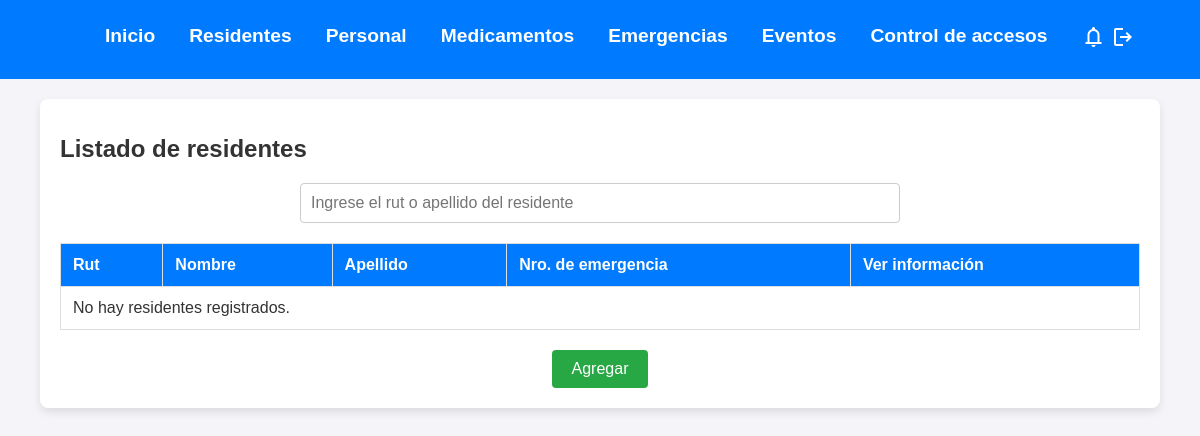
Page /dioxx/listRes/ (signed in) on the earlier database version.
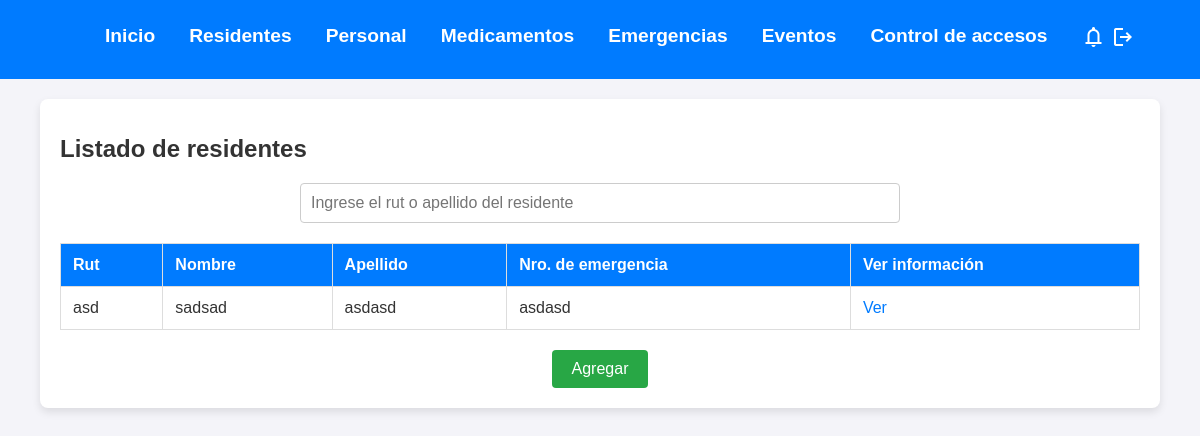
Same page on the later database version.
### dioxx/models.py (models this page shows, shortened)
class residente(models.Model):
    rut = models.CharField(max_length=12, primary_key=True, db_column="rut")
    nombre = models.CharField(max_length=80)
    apellido = models.CharField(max_length=80)
    edad = models.IntegerField()
    contactos = models.CharField(max_length=30)
    nroEmergencia = models.CharField(max_length=20)

### dioxx/views.py (the view)
# urls.py: path("listRes/", views.listRes, name="listRes"),
@login_required
def listRes(request):
    residentes = residente.objects.all()
    context = {
        "residentes": residentes
    }
    return render(request, "pages/residentes/list_res.html", context)

### dioxx/templates/pages/residentes/list_res.html (shortened to what this page needs)
<!DOCTYPE html>
<html lang="en">
  <head>
    {% load static %}
    <link rel="stylesheet" href="{% static './css/styleList.css' %}" />
  </head>
  <body>
    {% include "base/header.html" %}
    <main class="main-content">
      <h1 class="main-title">Listado de residentes</h1>
      <section class="search-section">
        <div class="search-container">
          <input
            type="search"
            name="busc-res"
            placeholder="Ingrese el rut o apellido del residente"
            class="search-input"
          />
        </div>
      </section>
      <section class="table-section">
        <div class="table-container">
          <table class="residents-table">
            <thead>
              <tr>
                <th>Rut</th>
                <th>Nombre</th>
                <th>Apellido</th>
                <th>Nro. de emergencia</th>
                <th>Ver información</th>
              </tr>
            </thead>
            <tbody>
              {% for residente in residentes %}
              <tr>
                <td>{{ residente.rut }}</td>
                <td>{{ residente.nombre }}</td>
                <td>{{ residente.apellido }}</td>
                <td>{{ residente.nroEmergencia }}</td>
                <td><a href="{% url 'verRes' pk=residente.rut %}" class="info-link">Ver</a></td>
              </tr>
              {% empty %}
              <tr>
                <td colspan="5">No hay residentes registrados.</td>
              </tr>
              {% endfor %}
            </tbody>
          </table>
        </div>
      </section>
      <div class="add-button-container">
        <a href="{% url 'addRes' %}">
          <button class="add-button">
            Agregar
          </button>
        </a>
      </div>
    </main>
  </body>
</html>

Differences in the rows shown:
added residente: rut "asd", nombre "sadsad", apellido "asdasd", nroEmergencia "asdasd"
Other differences:
text no longer shown: "No hay residentes registrados."
